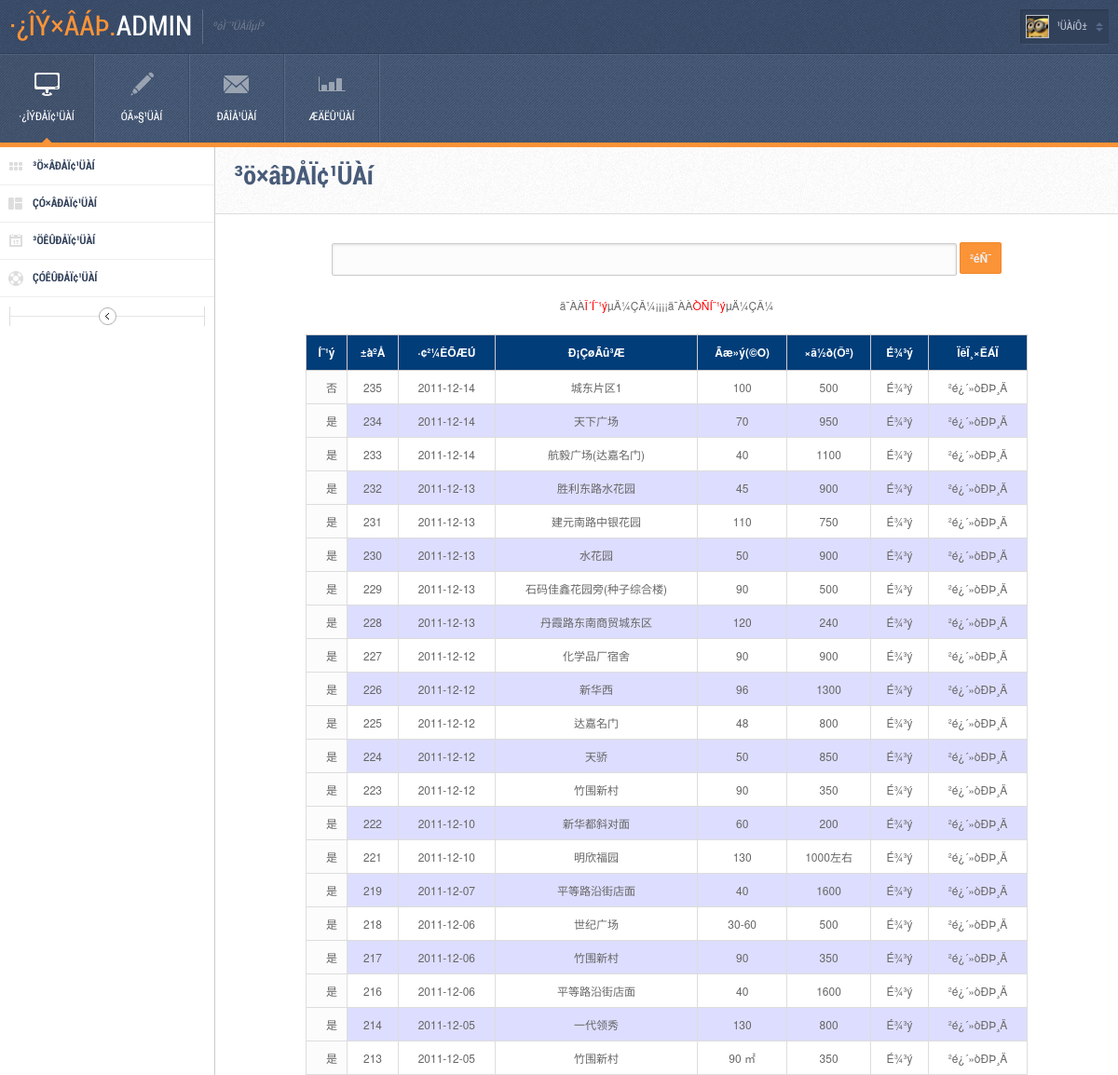
The page /admin/elements.php on the database its author committed.
### tables this page shows
CREATE TABLE `house_hack` (
  `id` int(11) NOT NULL auto_increment,
  `bh` varchar(20) default NULL,
  `qy` varchar(10) default NULL,
  `house_name` varchar(50) default NULL,
  `address` varchar(50) default NULL,
  `hx` varchar(20) default NULL,
  `wylx` varchar(20) default NULL,
  `jz_area` varchar(20) default NULL,
  `sy_area` varchar(20) default NULL,
  `jg` varchar(20) default NULL,
  `jg_time` varchar(20) default NULL,
  `zxcd` varchar(20) default NULL,
  `do_floor` varchar(10) default NULL,
  `sum_floor` varchar(10) default NULL,
  `pay` varchar(30) default NULL,
  `pb` longtext,
  `tel` varchar(50) default NULL,
  `man` varchar(50) default NULL,
  `email` varchar(50) default NULL,
  `house_ms` longtext,
  `date` date default NULL,
  `bus` varchar(50) default NULL,
  `pass` varchar(2) default NULL,
  `zj` varchar(6) default NULL,
  `user_id` varchar(30) default NULL,
  `click` int(11) default NULL,
  `zj_id` varchar(30) default NULL,
  PRIMARY KEY  (`id`)
);

### admin/view_hack.php (the view, shortened to what this page needs)
<FORM METHOD=POST NAME="form1">
<center>
    <input type="text" name="bh">
    <input type="submit" name="Submit" value="²éÑ¯">
    <br>
    <br>
     <a href="elements.php?pass=·ñ" class="linkfont">ä¯ÀÀ<font color="#FF0000">Î´Í¨¹ý</font>µÄ¼ÇÂ¼</a>¡¡¡¡<a href="elements.php?pass=ÊÇ" class="linkfont">ä¯ÀÀ<font color="#FF0000">ÒÑÍ¨¹ý</font>µÄ¼ÇÂ¼</a>
  </center>
  <br>
  <table class="table" cellspacing="0" cellpadding="0" style="border:solid 1px ;background-color: white;">
    <?php
    if ($pass=="" and $bh=="")
	$strSql="select * from house_hack order by id desc";
	else
	$strSql="select * from house_hack where 1=1 $where order by id desc";
?>
    <tr>
      <th>Í¨¹ý</th>
      <th>±àºÅ</th>
      <th>·¢²¼ÈÕÆÚ</th>
      <th>Ð¡ÇøÃû³Æ</th>
      <th>Ãæ»ý(©O)</th>
      <th>×â½ð(Ôª)</th>
      <th>É¾³ý</th>
      <th>ÏêÏ¸×ÊÁÏ</th>
    </tr>
   <?php
   $res=mysql_query($strSql);
   while($rs=mysql_fetch_array($res))
   {
   ?>
   <tr>
   <td><?php echo $rs["pass"]?></td>
   <td><?php echo $rs["id"]?></td>
      <td><?php echo $rs["date"]?></td>
      <td><?php echo $rs["house_name"]?></td>
      <td><?php echo $rs["jz_area"]?></td>
      <td><?php echo $rs["pay"]?></td>
      <td><a href="del_hack.php?id=<?php echo $rs["id"]?>" class="linkfont">É¾³ý</a></td>
      <td><a href="changehack.php?id=<?php echo $rs["id"]?>" class="linkfont" >²é¿´»òÐÞ¸Ä</a></td>
    </tr>
    <?php
   }
	   ?>
  </table>
</FORM>
</body>
</html>

### css/table.css (style rules this page uses)
.table th { background-color: #003D79;color: white;text-align: center; }
.table th, .table td { border: solid 1px #ccc; padding: 8px;text-align: center; }
tr:nth-child(odd) { background-color: #DDDDFF; }
tr:nth-child(even) { background-color: white; }

### rows shown on the page
house_hack: pass "否", id "235", date "2011-12-14", house_name "城东片区1", jz_area "100", pay "500"
house_hack: pass "是", id "234", date "2011-12-14", house_name "天下广场", jz_area "70", pay "950"
house_hack: pass "是", id "233", date "2011-12-14", house_name "航毅广场(达嘉名门)", jz_area "40", pay "1100"
house_hack: pass "是", id "232", date "2011-12-13", house_name "胜利东路水花园", jz_area "45", pay "900"
house_hack: pass "是", id "231", date "2011-12-13", house_name "建元南路中银花园", jz_area "110", pay "750"
house_hack: pass "是", id "230", date "2011-12-13", house_name "水花园", jz_area "50", pay "900"
house_hack: pass "是", id "229", date "2011-12-13", house_name "石码佳鑫花园旁(种子综合楼)", jz_area "90", pay "500"
house_hack: pass "是", id "228", date "2011-12-13", house_name "丹霞路东南商贸城东区", jz_area "120", pay "240"
house_hack: pass "是", id "227", date "2011-12-12", house_name "化学品厂宿舍", jz_area "90", pay "900"
house_hack: pass "是", id "226", date "2011-12-12", house_name "新华西", jz_area "96", pay "1300"
house_hack: pass "是", id "225", date "2011-12-12", house_name "达嘉名门", jz_area "48", pay "800"
house_hack: pass "是", id "224", date "2011-12-12", house_name "天骄", jz_area "50", pay "850"
house_hack: pass "是", id "223", date "2011-12-12", house_name "竹围新村", jz_area "90", pay "350"
house_hack: pass "是", id "222", date "2011-12-10", house_name "新华都斜对面", jz_area "60", pay "200"
house_hack: pass "是", id "221", date "2011-12-10", house_name "明欣福园", jz_area "130", pay "1000左右"
house_hack: pass "是", id "219", date "2011-12-07", house_name "平等路沿街店面", jz_area "40", pay "1600"
house_hack: pass "是", id "218", date "2011-12-06", house_name "世纪广场", jz_area "30-60", pay "500"
house_hack: pass "是", id "217", date "2011-12-06", house_name "竹围新村", jz_area "90", pay "350"
house_hack: pass "是", id "216", date "2011-12-06", house_name "平等路沿街店面", jz_area "40", pay "1600"
house_hack: pass "是", id "214", date "2011-12-05", house_name "一代领秀", jz_area "130", pay "800"
house_hack: pass "是", id "213", date "2011-12-05", house_name "竹围新村", jz_area "90 ㎡", pay "350"
